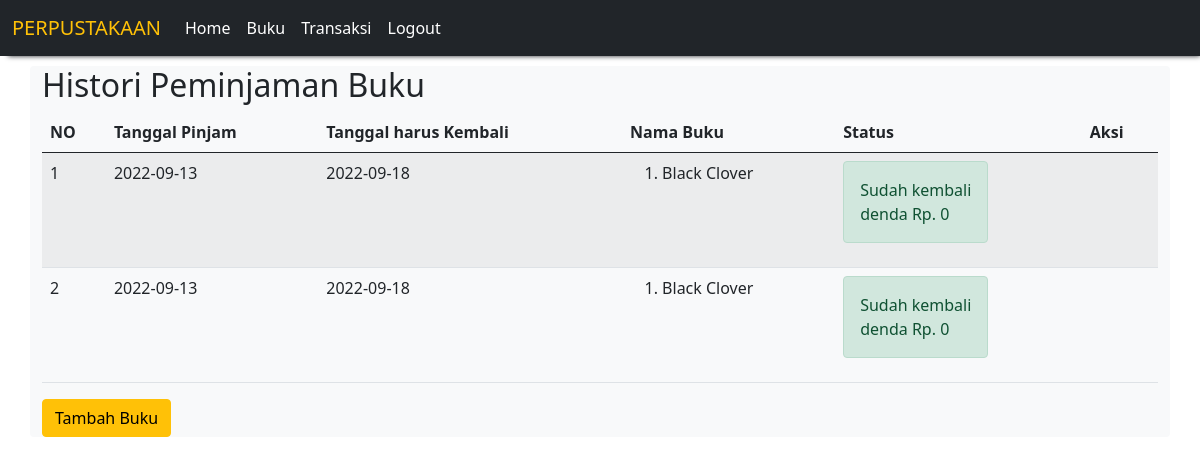
The app's page /histori_peminjaman.php (signed in) with its own data.
### tables this page shows
CREATE TABLE `peminjaman_buku` (
  `id_peminjaman_buku` int(11) NOT NULL,
  `id_siswa` int(11) NOT NULL,
  `tanggal_pinjam` date NOT NULL,
  `tanggal_kembali` date NOT NULL
);

CREATE TABLE `detail_peminjaman_buku` (
  `id_detail_peminjaman_buku` int(11) NOT NULL,
  `id_peminjaman_buku` int(11) NOT NULL,
  `id_buku` int(11) NOT NULL,
  `qty` int(11) NOT NULL
);

CREATE TABLE `buku` (
  `id_buku` int(11) NOT NULL,
  `nama_buku` varchar(255) NOT NULL,
  `deskripsi` text NOT NULL,
  `foto` blob NOT NULL
);

CREATE TABLE `pengembalian_buku` (
  `id_pengembalian_buku` int(11) NOT NULL,
  `id_peminjaman_buku` int(11) NOT NULL,
  `tanggal_pengembalian` date NOT NULL,
  `denda` int(11) NOT NULL
);

### histori_peminjaman.php (the view)
<?php
    include "header.php";
?>
<h2>Histori Peminjaman Buku</h2>
<table class="table table-hover table-striped">
    <thead>
        <th>NO</th><th>Tanggal Pinjam</th><th>Tanggal harus Kembali</th><th>Nama Buku</th><th>Status</th><th>Aksi</th>
    </thead>
    <tbody>
        <?php
        include "koneksi.php";
        $qry_histori=mysqli_query($conn,"select * from peminjaman_buku order by id_peminjaman_buku desc");
        $no=0;
        while($dt_histori=mysqli_fetch_array($qry_histori)){
            $no++;
            $buku_dipinjam="<ol>";
            $qry_buku=mysqli_query($conn,"select * from  detail_peminjaman_buku join buku on buku.id_buku=detail_peminjaman_buku.id_buku where id_peminjaman_buku = '".$dt_histori['id_peminjaman_buku']."'");
            while($dt_buku=mysqli_fetch_array($qry_buku)){
                $buku_dipinjam.="<li>".$dt_buku['nama_buku']."</li>";
            }
            $buku_dipinjam.="</ol>";
            $qry_cek_kembali=mysqli_query($conn,"select * from pengembalian_buku where id_peminjaman_buku = '".$dt_histori['id_peminjaman_buku']."'");
            if(mysqli_num_rows($qry_cek_kembali)>0){
                $dt_kembali=mysqli_fetch_array($qry_cek_kembali);
                $denda="denda Rp. ".$dt_kembali['denda'];
                $status_kembali="<label class='alert alert-success'>Sudah kembali <br>".$denda."</label>";
                $button_kembali="";
            } else {
                $status_kembali="<label class='alert alert-danger'>Belum kembali</label>";
                $button_kembali="<a href='kembali.php?id=".$dt_histori['id_peminjaman_buku']."' class='btn btn-warning' onclick='return confirm(\"hello\")'>Kembalikan</a>";
            }
        ?>
            <tr>
                <td><?=$no?></td><td><?=$dt_histori['tanggal_pinjam']?></td><td><?=$dt_histori['tanggal_kembali']?></td><td><?=$buku_dipinjam?></td><td><?=$status_kembali?></td><td><?=$button_kembali?></td>
            </tr>
        <?php
        }
        ?>
    </tbody>
</table>
<p><a class="btn btn-warning" href="tambah_buku.php">Tambah Buku</a></p>
<?php
    include "footer.php";
?>

### header.php (shortened to what this page needs)
<!DOCTYPE html>
<html>
<head>
<link href="https://cdn.jsdelivr.net/npm/bootstrap@5.0.1/dist/css/bootstrap.min.css" rel="stylesheet">
</head>
<body>
<nav class="navbar navbar-expand-lg navbar-dark bg-dark" style="box-shadow: 4px 4px 5px -4px;">
<div class="container-fluid">
<a class="navbar-brand text-warning"  href="#">PERPUSTAKAAN</a>
<div class="collapse navbar-collapse" id="navbarNav">
<ul class="navbar-nav">
<li class="nav-item">
<a class="nav-link active text-white" aria-current="page" href="home.php">Home</a>
</li>
<li class="nav-item">
<a class="nav-link text-white" aria-current="page" href="buku.php">Buku</a>
</li>
<li class="nav-item">
<a class="nav-link text-white" aria-current="page" href="histori_peminjaman.php">Transaksi</a>
</li>
<li class="nav-item">
<a class="nav-link text-white" aria-current="page" href="logout.php">Logout</a>
</li>
</ul>
</div>
</div>
</nav>
<div class="container bg-light rounded" style="margin-top:10px">

### footer.php (shortened to what this page needs)
</div>
</body>
</html>

### records on screen
peminjaman_buku: tanggal_pinjam "2022-09-13", tanggal_kembali "2022-09-18", pengembalian_buku.denda "denda Rp. 0"
detail_peminjaman_buku: id_buku.nama_buku "Black Clover"
peminjaman_buku: tanggal_pinjam "2022-09-13", tanggal_kembali "2022-09-18", pengembalian_buku.denda "denda Rp. 0"
detail_peminjaman_buku: id_buku.nama_buku "Black Clover"
